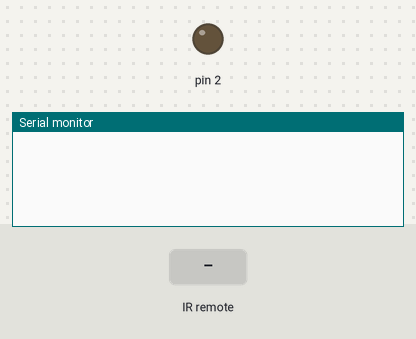
The sketch below on a simulated Arduino Uno, built with avr-gcc and run on an emulated ATmega328P. Shown: output pins drawn as LEDs (lit = HIGH), the last lines printed to the serial monitor. Inputs (shaded band) come from the test bench.

Above: at 1.2 s.
1.3 s: infrared code 0xEC0E55A7 received
At 2.5 s:
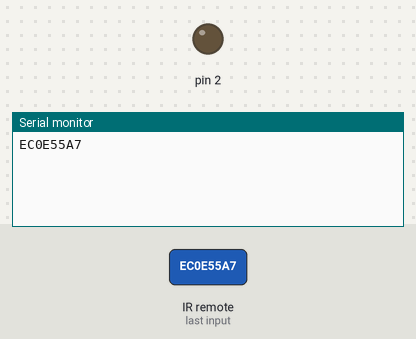
2.8 s: infrared code 0xE0E55A7 received
At 3.8 s:
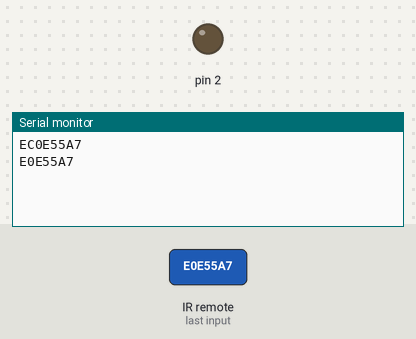
4.3 s: infrared code 0xFFFFFFFF received
At 5.0 s:
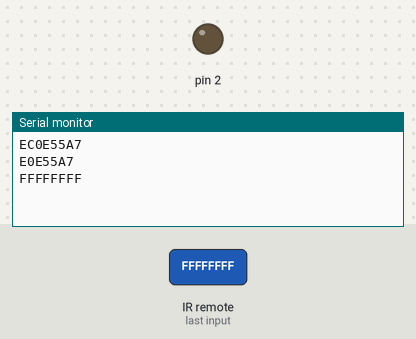

Measured:
- after the input at 1.3 s, the serial monitor: prints a new line at once (image 1)
- after the input at 2.8 s, the serial monitor: prints a new line at once (image 2)
- after the input at 4.3 s, the serial monitor: prints a new line at once (image 3)

The sketch:

final_enitio_earth_ir.ino
```cpp
#include <IRremote.h>

const int RECV_PIN = 4;
IRrecv irrecv(RECV_PIN);
decode_results results;

void setup() {
    Serial.begin(9600);
    irrecv.enableIRIn();
    irrecv.blink13(true);
}

void loop() {
    pinMode(2, OUTPUT);
    digitalWrite(2, LOW);
    if (irrecv.decode(&results)) {
        Serial.println(results.value, HEX);
        irrecv.resume();
        if (results.value == 3960362407 || results.value == 235820455 || results.value == 4294967295) // HEX: EC0E55A7, E0E55A7, FFFFFFFF
            digitalWrite(2, HIGH);
    }

    //else
      //  Serial.println("null");
}
```
